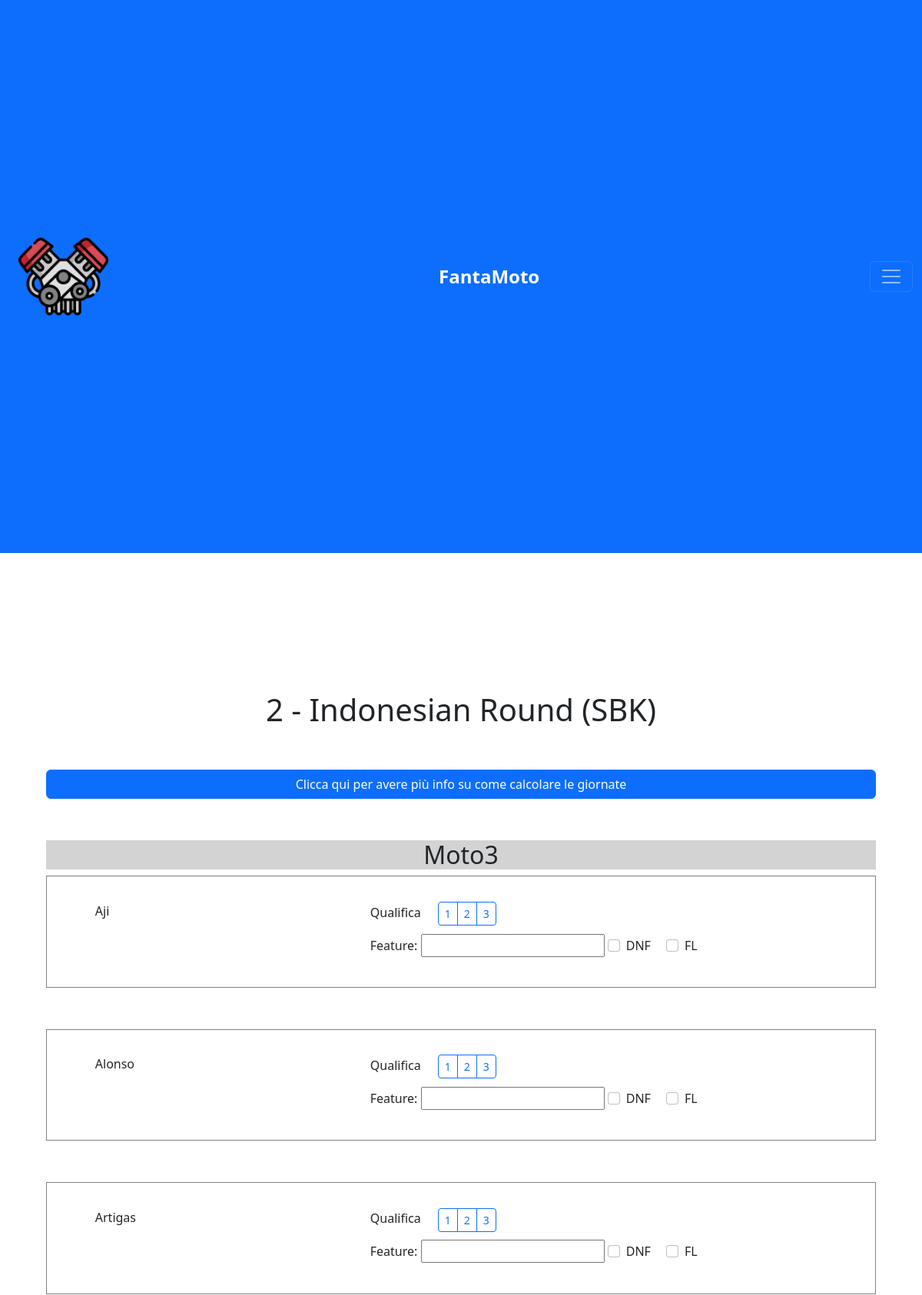
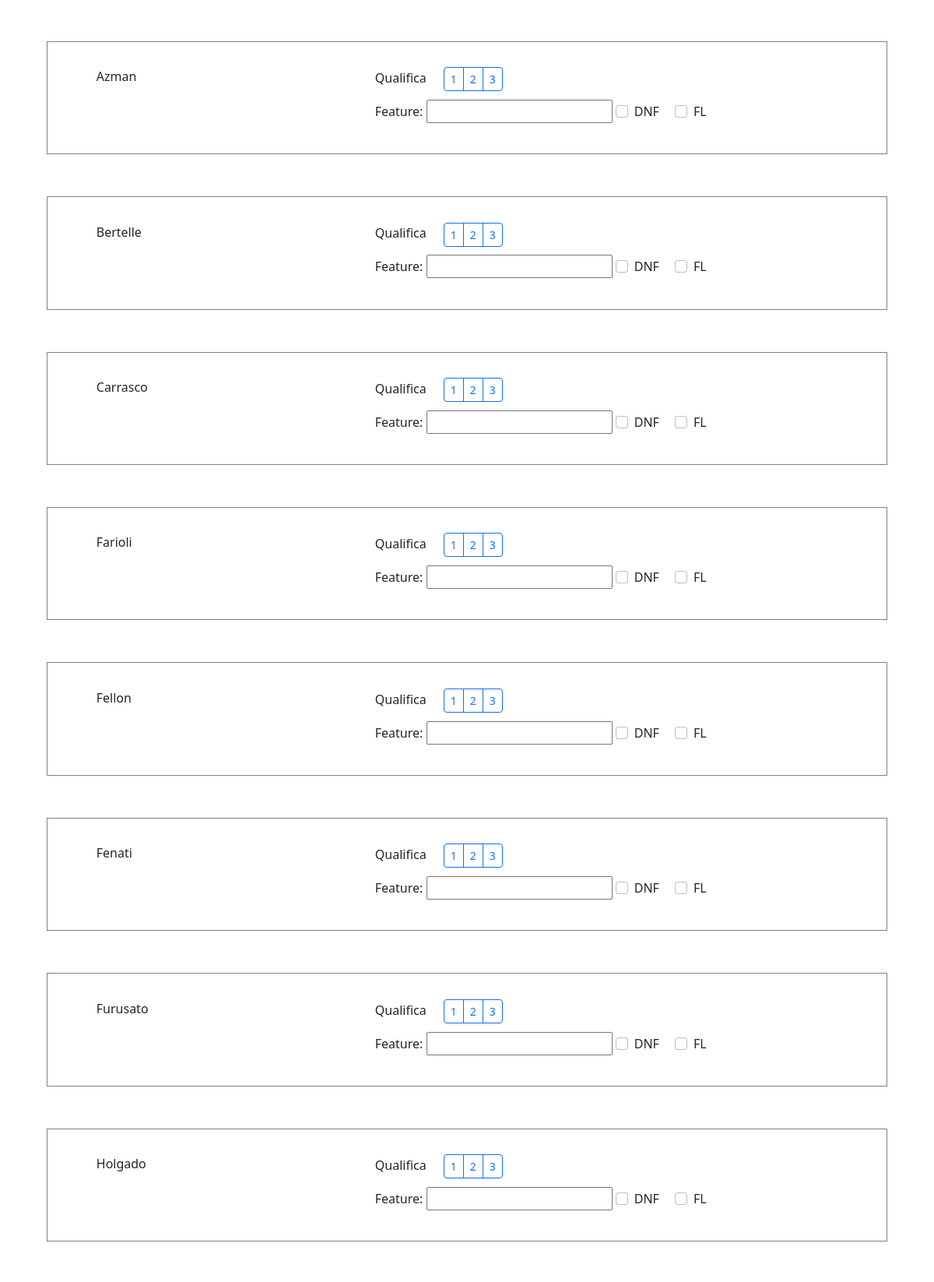
Page /fantamoto/calcolo-2 (signed in, upper part) on the committed database (2 pictures, top to bottom).
### fantamotori/models.py (models this page shows)
class Moto_giornata(models.Model):
    data = models.DateTimeField()
    motoe = models.BooleanField(default=False)
    sbk = models.BooleanField(default=False)
    posto = models.TextField(default="a")
    calcolata = models.BooleanField(default=False)

class Moto_piloti(models.Model):
    nome = models.TextField()
    categoria = models.TextField()
    username = models.TextField(default="a")
    utente = models.ForeignKey(User, on_delete=models.PROTECT)
    gara01 = models.IntegerField(blank=True, null=True)
    gara02 = models.IntegerField(blank=True, null=True)
    gara03 = models.IntegerField(blank=True, null=True)
    gara04 = models.IntegerField(blank=True, null=True)
    gara05 = models.IntegerField(blank=True, null=True)
    gara06 = models.IntegerField(blank=True, null=True)
    gara07 = models.IntegerField(blank=True, null=True)
    gara08 = models.IntegerField(blank=True, null=True)
    gara09 = models.IntegerField(blank=True, null=True)
    gara10 = models.IntegerField(blank=True, null=True)
    gara11 = models.IntegerField(blank=True, null=True)
    gara12 = models.IntegerField(blank=True, null=True)
    gara13 = models.IntegerField(blank=True, null=True)
    gara14 = models.IntegerField(blank=True, null=True)
    gara15 = models.IntegerField(blank=True, null=True)
    gara16 = models.IntegerField(blank=True, null=True)
    gara17 = models.IntegerField(blank=True, null=True)
    gara18 = models.IntegerField(blank=True, null=True)
    gara19 = models.IntegerField(blank=True, null=True)
    gara20 = models.IntegerField(blank=True, null=True)
    gara21 = models.IntegerField(blank=True, null=True)
    gara22 = models.IntegerField(blank=True, null=True)
    gara23 = models.IntegerField(blank=True, null=True)
    totale = models.IntegerField(default=0)

### fantamotori/views.py (the view, shortened to what this page needs)
# urls.py: path("fantamoto/calcolo-<id>", views.moto_calcologara, name="fantamoto/calcolo_giornata"),
@login_required
def moto_calcologara(request, id):
    autorizzati = [1, 2, 3, 7]
    if request.user.id not in autorizzati:
        return render(request, "errore.html", {
            "message": "Non sei autorizzato al calcolo delle giornate",
            "cat": "moto",
        })
    adesso = timezone.localtime()
    giornata = Moto_giornata.objects.get(id=id).data
    if giornata > adesso:
        return render(request, "errore.html", {
            "message": "LA GARA NON È ANCORA STATA DISPUTATA >:(",
            "cat": "moto"
        })
    calcolata = Moto_giornata.objects.get(id=id).calcolata
    posto = Moto_giornata.objects.get(id=id).posto
    if not calcolata:
        motoe = Moto_giornata.objects.get(id=id).motoe
        sbk = Moto_giornata.objects.get(id=id).sbk
        piloti3 = Moto_piloti.objects.filter(categoria="Moto3").order_by("nome")
        piloti2 = Moto_piloti.objects.filter(categoria="Moto2").order_by("nome")
        pilotigp = Moto_piloti.objects.filter(categoria="MotoGP").order_by("nome")
        pilotie = Moto_piloti.objects.filter(categoria="MotoE").order_by("nome")
        pilotisbk = Moto_piloti.objects.filter(categoria="SBK").order_by("nome")
    else:
        return render(request, "errore.html", {
            "message": f"LA GARA SELEZIONATA ({posto}) È GIÀ STATA CALCOLATA!",
            "cat": "moto"
        })
    return render(request, "fantamoto/calcolo_gara.html", {
        "id": id,
        "posto": posto,
        "motoe": motoe,
        "sbk": sbk,
        "piloti3": piloti3,
        "piloti2": piloti2,
        "pilotigp": pilotigp,
        "pilotie": pilotie,
        "pilotisbk": pilotisbk,
        "cat": "moto"
    })

### fantamotori/templates/fantamoto/calcolo_gara.html (shortened to what this page needs)
{% extends "layout.html" %}
{% block body %}
<div class="imppagina">
    <h1 class="gior-titolo">{{id}} - {{posto}}</h1>
    <button id="btn-calcavviso" class="btn btn-primary">Clicca qui per avere più info su come calcolare le giornate</button>
    <form method="POST" action="calcolo-{{id}}" onsubmit="return confirm('Confermare tutti i risultati?');">
        <h2 class="gior-cat">Moto3</h2>
        {% for pilota3 in piloti3 %}
        <div class="gior-pilota">
            <div class="gior-left">
                <p>{{ pilota3.nome }}</p>
            </div>
            <div class="gior-right">
                <div>
                    <p class="gior-item" style="margin-right: 3%;">Qualifica</p>
                    <div class="btn-group gior-item" role="group" aria-label="radio toggle button group">
                        <label for="1-{{pilota3.nome}}" class="btn btn-outline-primary btn-sm">1</label>
                        <label for="2-{{pilota3.nome}}" class="btn btn-outline-primary btn-sm">2</label>
                        <label for="3-{{pilota3.nome}}" class="btn btn-outline-primary btn-sm">3</label>
                    </div>
                </div>
                <div>
                    <label for="feat-gara-3-{{pilota3.nome}}" class="gior-item" style="margin-bottom: 2%;">Feature:</label>
                    <input id="feat-gara-3-{{pilota3.nome}}" name="feat-gara-3-{{pilota3.nome}}" type="number" class="gior-item">
                    <div class="form-check form-check-inline">
                        <label for="feat-dnf-3-{{pilota3.nome}}" class="form-check-label">DNF</label>
                        <input id="feat-dnf-3-{{pilota3.nome}}" name="feat-dnf-3-{{pilota3.nome}}" value=1 type="checkbox" class="form-check-input">
                    </div>
                    <div class="form-check form-check-inline">
                        <label for="feat-fl-3-{{pilota3.nome}}" class="form-check-label">FL</label>
                        <input id="feat-fl-3-{{pilota3.nome}}" name="feat-fl-3-{{pilota3.nome}}" value=1 type="checkbox" class="form-check-input">
                    </div>
                </div>
            </div>
        </div>
        {% endfor %}
    </form>
</div>
{% endblock %}

### fantamotori/static/styles.css (style rules this page uses)
body { margin: auto; max-width: 1440px; }
.imppagina { top: 10%; width: 100%; padding: 0 5% 0 5%; position: absolute; }
.gior-titolo { text-align: center; margin-bottom: 5%; }
.gior-cat { background-color: lightgray; text-align: center; }
.gior-pilota { display: flex; margin-bottom: 5%; border: 1px solid gray; padding: 3% 3% 0 3%; }
.gior-left { width: 30%; margin: 0 3% 0 3%; }
.gior-right { width: 60%; margin: 0 3% 3% 3%; }
.gior-item { display:inline-block; }
#btn-calcavviso { width: 100%; margin-bottom: 5%; }

### rows in the picture
Moto_giornata: posto "Indonesian Round (SBK)"
Moto_piloti: nome "Aji"
Moto_piloti: nome "Alonso"
Moto_piloti: nome "Artigas"
Moto_piloti: nome "Azman"
Moto_piloti: nome "Bertelle"
Moto_piloti: nome "Carrasco"
Moto_piloti: nome "Farioli"
Moto_piloti: nome "Fellon"
Moto_piloti: nome "Fenati"
Moto_piloti: nome "Furusato"
Moto_piloti: nome "Holgado"

### other values in the picture
{{ id }} "2"
